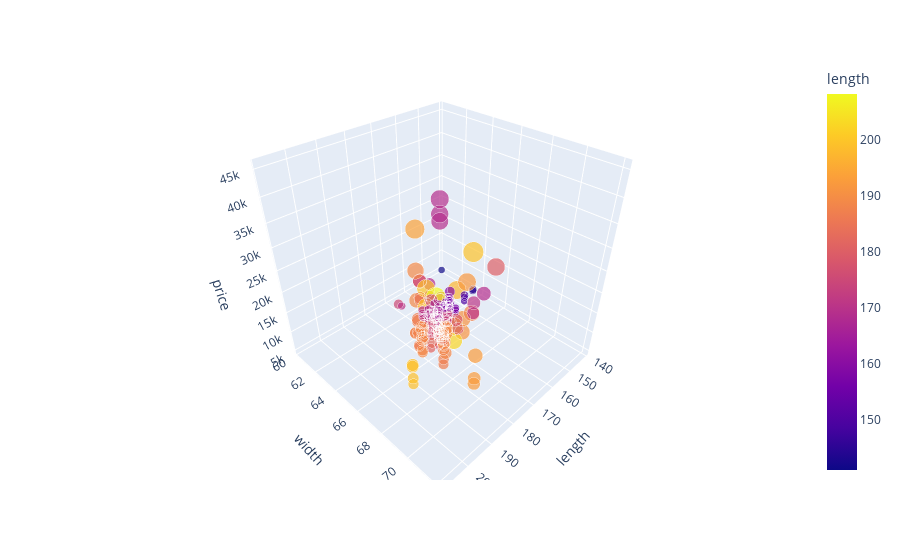

Notebook cell for this chart:
### Code cell
fig = px.scatter_3d(auto_df,x='length',y='width',z='price',size='price',color='length',)
fig.show()

### Figure 1 — Plotly figure (JSON) as saved in the notebook; plotly's stock layout.template omitted (floating-point values rounded to 4 significant figures; data arrays with more than 128 entries replaced by an {"elided": "..."} marker saying what was removed)
{"data": [{"hovertemplate": "length=%{marker.color}<br>width=%{y}<br>price=%{marker.size}<extra></extra>", "legendgroup": "", "marker": {"color": {"elided": "201 float values"}, "coloraxis": "coloraxis", "size": {"elided": "201 int values"}, "sizemode": "area", "sizeref": 113.5, "symbol": "circle"}, "mode": "markers", "name": "", "scene": "scene", "showlegend": false, "type": "scatter3d", "x": {"elided": "201 float values"}, "y": {"elided": "201 float values"}, "z": {"elided": "201 int values"}}], "layout": {"coloraxis": {"colorbar": {"title": {"text": "length"}}, "colorscale": [[0, "#0d0887"], [0.1111, "#46039f"], [0.2222, "#7201a8"], [0.3333, "#9c179e"], [0.4444, "#bd3786"], [0.5556, "#d8576b"], [0.6667, "#ed7953"], [0.7778, "#fb9f3a"], [0.8889, "#fdca26"], [1, "#f0f921"]]}, "legend": {"itemsizing": "constant", "tracegroupgap": 0}, "margin": {"t": 60}, "scene": {"domain": {"x": [0, 1], "y": [0, 1]}, "xaxis": {"title": {"text": "length"}}, "yaxis": {"title": {"text": "width"}}, "zaxis": {"title": {"text": "price"}}}}}
